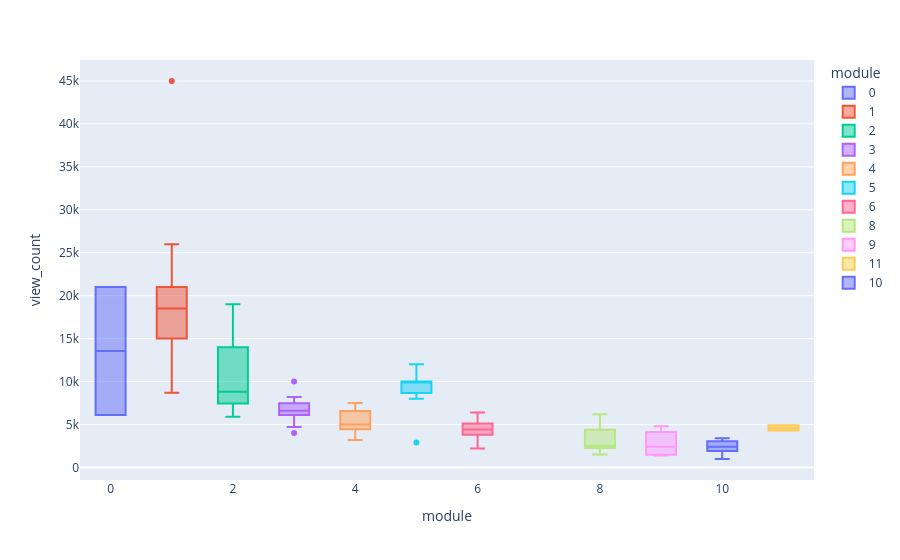

Source (notebook cell):
### Code cell
view_count = px.box(
    data_frame=df,
    x="module",
    y="view_count",
    color="module",
    hover_name="title",
)
view_count.show()

### Figure 1 — Plotly figure (JSON) as saved in the notebook; plotly's stock layout.template omitted (floating-point values rounded to 4 significant figures)
{"data": [{"alignmentgroup": "True", "hovertemplate": "<b>%{hovertext}</b><br><br>module=%{x}<br>view_count=%{y}<extra></extra>", "hovertext": ["ML Zoomcamp 2025 Launch | Free Machine Learning Course Overview and Updates", "ML Zoomcamp 2025 Pre-Course Live Q&A | Free Machine Learning Course"], "legendgroup": "0", "marker": {"color": "#636efa"}, "name": "0", "notched": false, "offsetgroup": "0", "orientation": "v", "showlegend": true, "type": "box", "x": [0, 0], "x0": " ", "xaxis": "x", "y": [21000, 6100], "y0": " ", "yaxis": "y"}, {"alignmentgroup": "True", "hovertemplate": "<b>%{hovertext}</b><br><br>module=%{x}<br>view_count=%{y}<extra></extra>", "hovertext": ["ML Zoomcamp 1.1 - Introduction to Machine Learning", "ML Zoomcamp 1.2 - ML vs Rule-Based Systems", "ML Zoomcamp 1.3 - Supervised Machine Learning", "ML Zoomcamp 1.4 - CRISP-DM", "ML Zoomcamp 1.5 - Model Selection Process", "ML Zoomcamp 1.6 GitHub Codespaces 2024 Edition", "ML Zoomcamp 1.7 - Introduction to NumPy", "ML Zoomcamp 1.8 - Linear Algebra Refresher", "ML Zoomcamp 1.9 - Introduction to Pandas", "ML Zoomcamp 1.10 - Summary of Session 1"], "legendgroup": "1", "marker": {"color": "#EF553B"}, "name": "1", "notched": false, "offsetgroup": "1", "orientation": "v", "showlegend": true, "type": "box", "x": [1, 1, 1, 1, 1, 1, 1, 1, 1, 1], "x0": " ", "xaxis": "x", "y": [45000, 26000, 20000, 21000, 18000, 9100, 19000, 17000, 15000, 8700], "y0": " ", "yaxis": "y"}, {"alignmentgroup": "True", "hovertemplate": "<b>%{hovertext}</b><br><br>module=%{x}<br>view_count=%{y}<extra></extra>", "hovertext": ["ML Zoomcamp 2.1 - Car Price Prediction Project", "ML Zoomcamp 2.2 - Data Preparation", "ML Zoomcamp 2.3 - Exploratory Data Analysis", "ML Zoomcamp 2.4 - Setting Up The Validation Framework", "ML Zoomcamp 2.5 - Linear Regression", "ML Zoomcamp 2.6 - Linear Regression: Vector Form", "ML Zoomcamp 2.7 - Training Linear Regression: Normal Equation", "ML Zoomcamp 2.8 - Baseline Model for Car Price Prediction Project", "ML Zoomcamp 2.9 - Root Mean Squared Error", "ML Zoomcamp 2.10 - Computing RMSE on Validation Data", "ML Zoomcamp 2.11 - Feature Engineering", "ML Zoomcamp 2.12 - Categorical Variables", "ML Zoomcamp 2.13 - Regularization", "ML Zoomcamp 2.14 - Tuning the Model", "ML Zoomcamp 2.15 - Using The Model", "ML Zoomcamp 2.16 - Car Price Prediction Project Summary"], "legendgroup": "2", "marker": {"color": "#00cc96"}, "name": "2", "notched": false, "offsetgroup": "2", "orientation": "v", "showlegend": true, "type": "box", "x": [2, 2, 2, 2, 2, 2, 2, 2, 2, 2, 2, 2, 2, 2, 2, 2], "x0": " ", "xaxis": "x", "y": [19000, 15000, 15000, 14000, 14000, 11000, 12000, 9600, 7700, 7200, 7900, 7900, 8000, 6200, 5900, 5900], "y0": " ", "yaxis": "y"}, {"alignmentgroup": "True", "hovertemplate": "<b>%{hovertext}</b><br><br>module=%{x}<br>view_count=%{y}<extra></extra>", "hovertext": ["ML Zoomcamp 3.1 - Churn Prediction Project", "ML Zoomcamp 3.2 - Data Preparation", "ML Zoomcamp 3.3 - Setting Up The Validation Framework", "ML Zoomcamp 3.4 - EDA", "ML Zoomcamp 3.5 - Feature Importance: Churn Rate And Risk Ratio", "ML Zoomcamp 3.6 - Feature Importance: Mutual Information", "ML Zoomcamp 3.7 - Feature Importance: Correlation", "ML Zoomcamp 3.8 - One-Hot Encoding", "ML Zoomcamp 3.9 - Logistic Regression", "ML Zoomcamp 3.10 - Training Logistic Regression with Scikit-Learn", "ML Zoomcamp 3.11 - Model Interpretation", "ML Zoomcamp 3.12 - Using the Model", "ML Zoomcamp 3.13 - Summary"], "legendgroup": "3", "marker": {"color": "#ab63fa"}, "name": "3", "notched": false, "offsetgroup": "3", "orientation": "v", "showlegend": true, "type": "box", "x": [3, 3, 3, 3, 3, 3, 3, 3, 3, 3, 3, 3, 3], "x0": " ", "xaxis": "x", "y": [10000, 8200, 6900, 7000, 7700, 7400, 6200, 6600, 6300, 6400, 5800, 4700, 4000], "y0": " ", "yaxis": "y"}, {"alignmentgroup": "True", "hovertemplate": "<b>%{hovertext}</b><br><br>module=%{x}<br>view_count=%{y}<extra></extra>", "hovertext": ["ML Zoomcamp 4.1 - Evaluation Metrics: Session Overview", "ML Zoomcamp 4.2 - Accuracy and Dummy Model", "ML Zoomcamp 4.3 - Confusion Table", "ML Zoomcamp 4.4 - Precision and Recall", "ML Zoomcamp 4.5 - ROC Curves", "ML Zoomcamp 4.5 Continued - Plotting ROC Curves With Scikit-Learn", "ML Zoomcamp 4.6 - ROC AUC", "ML Zoomcamp 4.7 - Cross-Validation", "ML Zoomcamp 4.8 - Summary"], "legendgroup": "4", "marker": {"color": "#FFA15A"}, "name": "4", "notched": false, "offsetgroup": "4", "orientation": "v", "showlegend": true, "type": "box", "x": [4, 4, 4, 4, 4, 4, 4, 4, 4], "x0": " ", "xaxis": "x", "y": [7500, 6500, 5400, 5000, 6800, 3700, 4700, 4700, 3200], "y0": " ", "yaxis": "y"}, {"alignmentgroup": "True", "hovertemplate": "<b>%{hovertext}</b><br><br>module=%{x}<br>view_count=%{y}<extra></extra>", "hovertext": ["ML Zoomcamp 5.1 - Intro / Session Overview", "ML Zoomcamp 5.2 - Saving and Loading the Model", "ML Zoomcamp 5.3 - Web Services: Introduction to Flask", "ML Zoomcamp 5.4 - Serving the Churn Model with Flask", "ML Zoomcamp 5.5 - Python Virtual Environment: Pipenv", "ML Zoomcamp 5.6 - Environment Management: Docker", "ML Zoomcamp 5.7 - Deployment To The Cloud: AWS Elastic Beanstalk (Optional)", "ML Zoomcamp 5.8 - Summary"], "legendgroup": "5", "marker": {"color": "#19d3f3"}, "name": "5", "notched": false, "offsetgroup": "5", "orientation": "v", "showlegend": true, "type": "box", "x": [5, 5, 5, 5, 5, 5, 5, 5], "x0": " ", "xaxis": "x", "y": [10000, 12000, 9800, 10000, 9300, 10000, 8000, 2900], "y0": " ", "yaxis": "y"}, {"alignmentgroup": "True", "hovertemplate": "<b>%{hovertext}</b><br><br>module=%{x}<br>view_count=%{y}<extra></extra>", "hovertext": ["ML Zoomcamp 6.1 - Credit Risk Scoring Project", "ML Zoomcamp 6.2 - Data Cleaning and Preparation", "ML Zoomcamp 6.3 - Decision Trees", "ML Zoomcamp 6.4 - Decision Tree Learning Algorithm", "ML Zoomcamp 6.5 - Decision Trees Parameter Tuning", "ML Zoomcamp 6.6 - Ensemble Learning and Random Forest", "ML Zoomcamp 6.7 - Gradient Boosting and XGBoost", "ML Zoomcamp 6.8 - XGBoost Parameter Tuning", "ML Zoomcamp 6.9 - Selecting the Best Model", "ML Zoomcamp 6.10 - Summary"], "legendgroup": "6", "marker": {"color": "#FF6692"}, "name": "6", "notched": false, "offsetgroup": "6", "orientation": "v", "showlegend": true, "type": "box", "x": [6, 6, 6, 6, 6, 6, 6, 6, 6, 6], "x0": " ", "xaxis": "x", "y": [6400, 5100, 5200, 4800, 3800, 4300, 4500, 3900, 2800, 2200], "y0": " ", "yaxis": "y"}, {"alignmentgroup": "True", "hovertemplate": "<b>%{hovertext}</b><br><br>module=%{x}<br>view_count=%{y}<extra></extra>", "hovertext": ["ML Zoomcamp 8.1 - Fashion Classification", "ML Zoomcamp 8.2 - Tensorflow and Keras", "ML Zoomcamp 8.3 - Pre-Trained Convolutional Neural Networks", "ML Zoomcamp 8.4 - Convolutional Neural Networks", "ML Zoomcamp 8.5 - Transfer Learning", "ML Zoomcamp 8.6 - Adjusting the Learning Rate", "ML Zoomcamp 8.7 - Checkpointing", "ML Zoomcamp 8.8 - Adding More Layers", "ML Zoomcamp 8.9 - Regularization and Dropout", "ML Zoomcamp 8.10 - Data Augmentation", "ML Zoomcamp 8.11 - Training a Larger Model", "ML Zoomcamp 8.12 - Using the Model", "ML Zoomcamp 8.13 - Summary"], "legendgroup": "8", "marker": {"color": "#B6E880"}, "name": "8", "notched": false, "offsetgroup": "8", "orientation": "v", "showlegend": true, "type": "box", "x": [8, 8, 8, 8, 8, 8, 8, 8, 8, 8, 8, 8, 8], "x0": " ", "xaxis": "x", "y": [6200, 4800, 4000, 4300, 4600, 2800, 2500, 2300, 2300, 2400, 2100, 2000, 1500], "y0": " ", "yaxis": "y"}, {"alignmentgroup": "True", "hovertemplate": "<b>%{hovertext}</b><br><br>module=%{x}<br>view_count=%{y}<extra></extra>", "hovertext": ["ML Zoomcamp 9.1 - Introduction to Serverless", "ML Zoomcamp 9.2 - AWS Lambda", "ML Zoomcamp 9.7 - API Gateway: Exposing the Lambda Function", "ML Zoomcamp 9.8 - Summary", "ML Zoomcamp 9.10 - Homework solution"], "legendgroup": "9", "marker": {"color": "#FF97FF"}, "name": "9", "notched": false, "offsetgroup": "9", "orientation": "v", "showlegend": true, "type": "box", "x": [9, 9, 9, 9, 9], "x0": " ", "xaxis": "x", "y": [4800, 3900, 2400, 1500, 1400], "y0": " ", "yaxis": "y"}, {"alignmentgroup": "True", "hovertemplate": "<b>%{hovertext}</b><br><br>module=%{x}<br>view_count=%{y}<extra></extra>", "hovertext": ["Deploy Machine Learning Models with AWS Lambda (Serverless) and ONNX", "Kubernetes Tutorial: Deploy Machine Learning Models with Docker and FastAPI"], "legendgroup": "11", "marker": {"color": "#FECB52"}, "name": "11", "notched": false, "offsetgroup": "11", "orientation": "v", "showlegend": true, "type": "box", "x": [11, 11], "x0": " ", "xaxis": "x", "y": [4300, 4900], "y0": " ", "yaxis": "y"}, {"alignmentgroup": "True", "hovertemplate": "<b>%{hovertext}</b><br><br>module=%{x}<br>view_count=%{y}<extra></extra>", "hovertext": ["ML Zoomcamp 10.1 - Overview", "ML Zoomcamp 10.2 - TensorFlow Serving", "ML Zoomcamp 10.3 - Creating a Pre-Processing Service", "ML Zoomcamp 10.4 - Docker-Compose", "ML Zoomcamp 10.5 - Introduction to Kubernetes", "ML Zoomcamp 10.6 - Deploying a Simple Service to Kubernetes", "ML Zoomcamp 10.7 - Deploying TensorFlow Models to Kubernetes", "ML Zoomcamp 10.8 - Deploying to EKS", "ML Zoomcamp 10.9 - Summary"], "legendgroup": "10", "marker": {"color": "#636efa"}, "name": "10", "notched": false, "offsetgroup": "10", "orientation": "v", "showlegend": true, "type": "box", "x": [10, 10, 10, 10, 10, 10, 10, 10, 10], "x0": " ", "xaxis": "x", "y": [3400, 3200, 2200, 2400, 2700, 3000, 2000, 1600, 978], "y0": " ", "yaxis": "y"}], "layout": {"boxmode": "overlay", "legend": {"title": {"text": "module"}, "tracegroupgap": 0}, "margin": {"t": 60}, "xaxis": {"anchor": "y", "categoryarray": [0, 1, 2, 3, 4, 5, 6, 8, 9, 11, 10], "categoryorder": "array", "domain": [0, 1], "title": {"text": "module"}}, "yaxis": {"anchor": "x", "domain": [0, 1], "title": {"text": "view_count"}}}}
